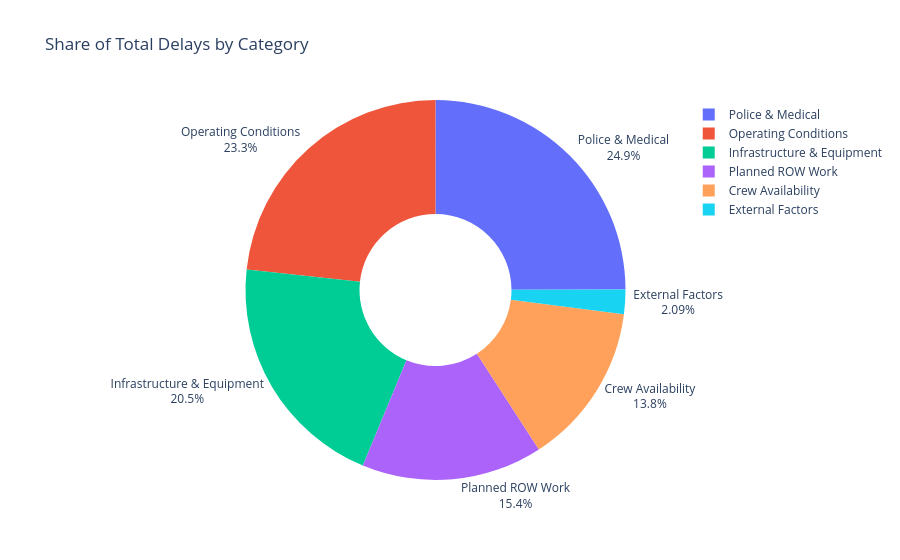

Write notebook code for a chart like this one.
### Code cell
fig = px.pie(
    delays_by_category,
    values="share",
    names="Reporting Category",
    hole=0.4,
    title="Share of Total Delays by Category"
)

fig.update_traces(textinfo="percent+label", textposition="outside")
fig.update_layout(template="plotly_white")

fig.show()

### Figure 1 — Plotly figure (JSON) as saved in the notebook; plotly's stock layout.template omitted (floating-point values rounded to 4 significant figures)
{"data": [{"domain": {"x": [0, 1], "y": [0, 1]}, "hole": 0.4, "hovertemplate": "Reporting Category=%{label}<br>share=%{value}<extra></extra>", "labels": ["Police & Medical", "Operating Conditions", "Infrastructure & Equipment", "Planned ROW Work", "Crew Availability", "External Factors"], "legendgroup": "", "name": "", "showlegend": true, "textinfo": "percent+label", "textposition": "outside", "type": "pie", "values": [0.2495, 0.2327, 0.2049, 0.154, 0.138, 0.0209]}], "layout": {"legend": {"tracegroupgap": 0}, "title": {"text": "Share of Total Delays by Category"}}}
